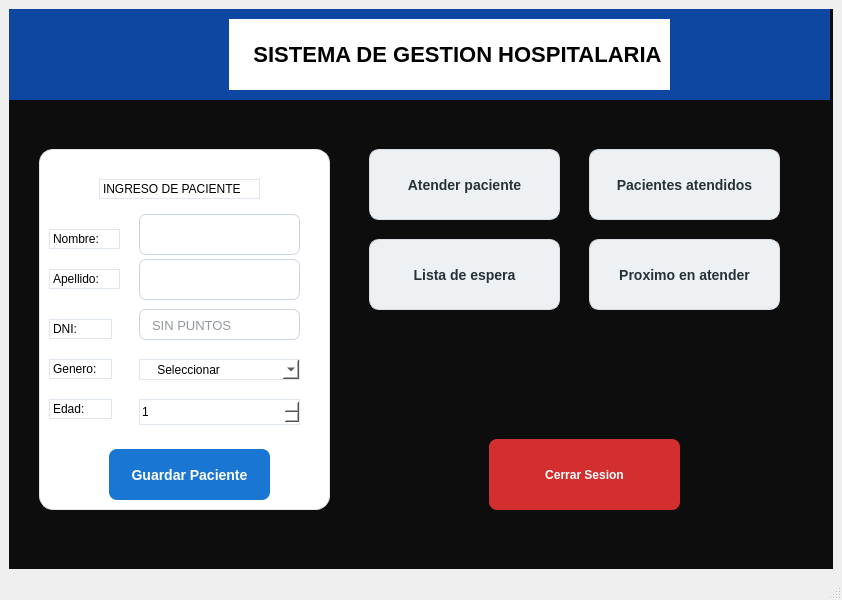
<?xml version="1.0" encoding="UTF-8"?>
<ui version="4.0">
 <class>MainWindow</class>
 <widget class="QMainWindow" name="MainWindow">
  <property name="geometry">
   <rect>
    <x>0</x>
    <y>0</y>
    <width>842</width>
    <height>600</height>
   </rect>
  </property>
  <property name="windowTitle">
   <string>MainWindow</string>
  </property>
  <widget class="QWidget" name="centralwidget">
   <layout class="QGridLayout" name="gridLayout">
    <item row="0" column="0">
     <widget class="QStackedWidget" name="stackedWidget">
      <property name="styleSheet">
       <string notr="true">background-color: #0D0D0D</string>
      </property>
      <property name="currentIndex">
       <number>1</number>
      </property>
      <widget class="QWidget" name="page_0">
       <widget class="QLabel" name="labelINICIARSESION">
        <property name="geometry">
         <rect>
          <x>250</x>
          <y>150</y>
          <width>321</width>
          <height>51</height>
         </rect>
        </property>
        <property name="styleSheet">
         <string notr="true">font-size: 28px;
font-weight: bold;
color: white;
background-color: #172238;
padding: 10px;
border-radius: 8px;</string>
        </property>
        <property name="text">
         <string>     INICIAR SESION</string>
        </property>
       </widget>
       <widget class="QLineEdit" name="lineEditUsuario">
        <property name="geometry">
         <rect>
          <x>360</x>
          <y>240</y>
          <width>211</width>
          <height>31</height>
         </rect>
        </property>
       </widget>
       <widget class="QLineEdit" name="lineEditContrasena">
        <property name="geometry">
         <rect>
          <x>360</x>
          <y>300</y>
          <width>211</width>
          <height>31</height>
         </rect>
        </property>
        <property name="accessibleDescription">
         <string/>
        </property>
        <property name="echoMode">
         <enum>QLineEdit::EchoMode::Password</enum>
        </property>
       </widget>
       <widget class="QLabel" name="label_9">
        <property name="geometry">
         <rect>
          <x>250</x>
          <y>240</y>
          <width>71</width>
          <height>31</height>
         </rect>
        </property>
        <property name="styleSheet">
         <string notr="true">background-color: #AEB7C4</string>
        </property>
        <property name="text">
         <string> Usuario:</string>
        </property>
       </widget>
       <widget class="QLabel" name="label_10">
        <property name="geometry">
         <rect>
          <x>250</x>
          <y>300</y>
          <width>91</width>
          <height>31</height>
         </rect>
        </property>
        <property name="styleSheet">
         <string notr="true">background-color: #AEB7C4</string>
        </property>
        <property name="text">
         <string> Contraseña:</string>
        </property>
       </widget>
       <widget class="QPushButton" name="pushButton_Ingresar">
        <property name="geometry">
         <rect>
          <x>340</x>
          <y>370</y>
          <width>131</width>
          <height>51</height>
         </rect>
        </property>
        <property name="styleSheet">
         <string notr="true">QPushButton {
    background-color: #EEF1F4;
    color: #263238;
    border: 1px solid #D8DEE4;
    border-radius: 10px;
    padding: 12px 18px;
    font-size: 14px;
    font-weight: bold;
}

QPushButton:hover {
    background-color: #E1E6EB;
    border: 1px solid #B8C2CC;
}

QPushButton:pressed {
    background-color: #D5DCE2;
}</string>
        </property>
        <property name="text">
         <string>Ingresar</string>
        </property>
       </widget>
       <widget class="QLabel" name="label">
        <property name="geometry">
         <rect>
          <x>340</x>
          <y>30</y>
          <width>131</width>
          <height>91</height>
         </rect>
        </property>
        <property name="locale">
         <locale language="Swedish" country="Sweden"/>
        </property>
        <property name="text">
         <string/>
        </property>
        <property name="pixmap">
         <pixmap>../4639248.png</pixmap>
        </property>
        <property name="scaledContents">
         <bool>true</bool>
        </property>
       </widget>
      </widget>
      <widget class="QWidget" name="page_1">
       <widget class="QPushButton" name="pushButtonListaDeEspera">
        <property name="geometry">
         <rect>
          <x>360</x>
          <y>230</y>
          <width>191</width>
          <height>71</height>
         </rect>
        </property>
        <property name="styleSheet">
         <string notr="true">QPushButton {
    background-color: #EEF1F4;
    color: #263238;
    border: 1px solid #D8DEE4;
    border-radius: 10px;
    padding: 12px 18px;
    font-size: 14px;
    font-weight: bold;
}

QPushButton:hover {
    background-color: #E1E6EB;
    border: 1px solid #B8C2CC;
}

QPushButton:pressed {
    background-color: #D5DCE2;
}</string>
        </property>
        <property name="text">
         <string>Lista de espera</string>
        </property>
       </widget>
       <widget class="QPushButton" name="pushButtonProximoEnAtender">
        <property name="geometry">
         <rect>
          <x>580</x>
          <y>230</y>
          <width>191</width>
          <height>71</height>
         </rect>
        </property>
        <property name="styleSheet">
         <string notr="true">QPushButton {
    background-color: #EEF1F4;
    color: #263238;
    border: 1px solid #D8DEE4;
    border-radius: 10px;
    padding: 12px 18px;
    font-size: 14px;
    font-weight: bold;
}

QPushButton:hover {
    background-color: #E1E6EB;
    border: 1px solid #B8C2CC;
}

QPushButton:pressed {
    background-color: #D5DCE2;
}</string>
        </property>
        <property name="text">
         <string>Proximo en atender</string>
        </property>
       </widget>
       <widget class="QPushButton" name="pushButtonAtenderPaciente">
        <property name="geometry">
         <rect>
          <x>360</x>
          <y>140</y>
          <width>191</width>
          <height>71</height>
         </rect>
        </property>
        <property name="styleSheet">
         <string notr="true">QPushButton {
    background-color: #EEF1F4;
    color: #263238;
    border: 1px solid #D8DEE4;
    border-radius: 10px;
    padding: 12px 18px;
    font-size: 14px;
    font-weight: bold;
}

QPushButton:hover {
    background-color: #E1E6EB;
    border: 1px solid #B8C2CC;
}

QPushButton:pressed {
    background-color: #D5DCE2;
}</string>
        </property>
        <property name="text">
         <string>Atender paciente</string>
        </property>
       </widget>
       <widget class="QPushButton" name="pushButtonPacientesAtendidos">
        <property name="geometry">
         <rect>
          <x>580</x>
          <y>140</y>
          <width>191</width>
          <height>71</height>
         </rect>
        </property>
        <property name="styleSheet">
         <string notr="true">QPushButton {
    background-color: #EEF1F4;
    color: #263238;
    border: 1px solid #D8DEE4;
    border-radius: 10px;
    padding: 12px 18px;
    font-size: 14px;
    font-weight: bold;
}

QPushButton:hover {
    background-color: #E1E6EB;
    border: 1px solid #B8C2CC;
}

QPushButton:pressed {
    background-color: #D5DCE2;
}</string>
        </property>
        <property name="text">
         <string>Pacientes atendidos</string>
        </property>
       </widget>
       <widget class="QPushButton" name="pushButton_Salir">
        <property name="geometry">
         <rect>
          <x>480</x>
          <y>430</y>
          <width>191</width>
          <height>71</height>
         </rect>
        </property>
        <property name="styleSheet">
         <string notr="true">QPushButton {
    background-color: #D32F2F;
    color: white;
    border: none;
    border-radius: 8px;
    padding: 10px 20px;
    font-weight: bold;
}

QPushButton:hover {
    background-color: #B71C1C;
}</string>
        </property>
        <property name="text">
         <string>Cerrar Sesion</string>
        </property>
       </widget>
       <widget class="QFrame" name="frame">
        <property name="geometry">
         <rect>
          <x>0</x>
          <y>0</y>
          <width>821</width>
          <height>91</height>
         </rect>
        </property>
        <property name="styleSheet">
         <string notr="true">background-color: #0D47A1;
border: none;</string>
        </property>
        <property name="frameShape">
         <enum>QFrame::Shape::StyledPanel</enum>
        </property>
        <property name="frameShadow">
         <enum>QFrame::Shadow::Raised</enum>
        </property>
        <widget class="QLabel" name="labelTITULO">
         <property name="geometry">
          <rect>
           <x>220</x>
           <y>10</y>
           <width>441</width>
           <height>71</height>
          </rect>
         </property>
         <property name="autoFillBackground">
          <bool>false</bool>
         </property>
         <property name="styleSheet">
          <string notr="true">background-color: white;
font-size: 22px;
font-weight: bold;
</string>
         </property>
         <property name="text">
          <string>    SISTEMA DE GESTION HOSPITALARIA</string>
         </property>
        </widget>
        <widget class="QLabel" name="labelCRUZ">
         <property name="geometry">
          <rect>
           <x>0</x>
           <y>0</y>
           <width>101</width>
           <height>91</height>
          </rect>
         </property>
         <property name="text">
          <string/>
         </property>
         <property name="pixmap">
          <pixmap>../OIP (2).webp</pixmap>
         </property>
         <property name="scaledContents">
          <bool>true</bool>
         </property>
        </widget>
       </widget>
       <widget class="QWidget" name="widgetDATOS" native="true">
        <property name="geometry">
         <rect>
          <x>30</x>
          <y>140</y>
          <width>291</width>
          <height>361</height>
         </rect>
        </property>
        <property name="styleSheet">
         <string notr="true">background-color: #FFFFFF;
border: 1px solid #E0E6ED;
border-radius: 14px;</string>
        </property>
        <widget class="QLabel" name="labelIngresoDePacientes">
         <property name="geometry">
          <rect>
           <x>60</x>
           <y>30</y>
           <width>161</width>
           <height>20</height>
          </rect>
         </property>
         <property name="text">
          <string>INGRESO DE PACIENTE</string>
         </property>
        </widget>
        <widget class="QLineEdit" name="lineEditNombre">
         <property name="geometry">
          <rect>
           <x>100</x>
           <y>65</y>
           <width>161</width>
           <height>41</height>
          </rect>
         </property>
         <property name="styleSheet">
          <string notr="true">QLineEdit {
    background-color: #FFFFFF;
    border: 1px solid #CBD5E1;
    border-radius: 7px;
    padding: 8px 10px;
    color: #263238;
    font-size: 13px;
}

QLineEdit:focus {
    border: 2px solid #1976D2;
}</string>
         </property>
        </widget>
        <widget class="QLineEdit" name="lineEditApellido">
         <property name="geometry">
          <rect>
           <x>100</x>
           <y>110</y>
           <width>161</width>
           <height>41</height>
          </rect>
         </property>
         <property name="styleSheet">
          <string notr="true">QLineEdit {
    background-color: #FFFFFF;
    border: 1px solid #CBD5E1;
    border-radius: 7px;
    padding: 8px 10px;
    color: #263238;
    font-size: 13px;
}

QLineEdit:focus {
    border: 2px solid #1976D2;
}</string>
         </property>
        </widget>
        <widget class="QLabel" name="label_2">
         <property name="geometry">
          <rect>
           <x>10</x>
           <y>80</y>
           <width>71</width>
           <height>20</height>
          </rect>
         </property>
         <property name="text">
          <string>Nombre:</string>
         </property>
        </widget>
        <widget class="QLabel" name="label_3">
         <property name="geometry">
          <rect>
           <x>10</x>
           <y>120</y>
           <width>71</width>
           <height>20</height>
          </rect>
         </property>
         <property name="text">
          <string>Apellido:</string>
         </property>
        </widget>
        <widget class="QLabel" name="label_4">
         <property name="geometry">
          <rect>
           <x>10</x>
           <y>170</y>
           <width>63</width>
           <height>20</height>
          </rect>
         </property>
         <property name="text">
          <string>DNI:</string>
         </property>
        </widget>
        <widget class="QLabel" name="label_5">
         <property name="geometry">
          <rect>
           <x>10</x>
           <y>210</y>
           <width>63</width>
           <height>20</height>
          </rect>
         </property>
         <property name="text">
          <string>Genero:</string>
         </property>
        </widget>
        <widget class="QPushButton" name="pushButtonGuardarPaciente">
         <property name="geometry">
          <rect>
           <x>70</x>
           <y>300</y>
           <width>161</width>
           <height>51</height>
          </rect>
         </property>
         <property name="styleSheet">
          <string notr="true">QPushButton {
    background-color: #1976D2;
    color: white;
    border: none;
    border-radius: 8px;
    padding: 10px 20px;
    font-size: 14px;
    font-weight: bold;
}

QPushButton:hover {
    background-color: #1565C0;
}

QPushButton:pressed {
    background-color: #0D47A1;
}</string>
         </property>
         <property name="text">
          <string>Guardar Paciente</string>
         </property>
        </widget>
        <widget class="QLineEdit" name="lineEditDni">
         <property name="geometry">
          <rect>
           <x>100</x>
           <y>160</y>
           <width>161</width>
           <height>31</height>
          </rect>
         </property>
         <property name="styleSheet">
          <string notr="true">QLineEdit {
    background-color: #FFFFFF;
    border: 1px solid #CBD5E1;
    border-radius: 7px;
    padding: 8px 10px;
    color: #263238;
    font-size: 13px;
}

QLineEdit:focus {
    border: 2px solid #1976D2;
}</string>
         </property>
         <property name="placeholderText">
          <string>SIN PUNTOS</string>
         </property>
        </widget>
        <widget class="QComboBox" name="comboBoxGenero">
         <property name="geometry">
          <rect>
           <x>100</x>
           <y>210</y>
           <width>161</width>
           <height>21</height>
          </rect>
         </property>
         <property name="editable">
          <bool>false</bool>
         </property>
         <item>
          <property name="text">
           <string>    Seleccionar</string>
          </property>
         </item>
         <item>
          <property name="text">
           <string>MASCULINO</string>
          </property>
         </item>
         <item>
          <property name="text">
           <string>FEMENINO</string>
          </property>
         </item>
         <item>
          <property name="text">
           <string>OTRO</string>
          </property>
         </item>
         <item>
          <property name="text">
           <string/>
          </property>
         </item>
        </widget>
        <widget class="QLabel" name="label_11">
         <property name="geometry">
          <rect>
           <x>10</x>
           <y>250</y>
           <width>63</width>
           <height>20</height>
          </rect>
         </property>
         <property name="text">
          <string>Edad:</string>
         </property>
        </widget>
        <widget class="QSpinBox" name="spinBoxEdad">
         <property name="geometry">
          <rect>
           <x>100</x>
           <y>250</y>
           <width>161</width>
           <height>26</height>
          </rect>
         </property>
         <property name="minimum">
          <number>1</number>
         </property>
        </widget>
       </widget>
       <widget class="QLabel" name="labelENFERMERO">
        <property name="geometry">
         <rect>
          <x>500</x>
          <y>320</y>
          <width>131</width>
          <height>91</height>
         </rect>
        </property>
        <property name="text">
         <string/>
        </property>
        <property name="pixmap">
         <pixmap>../../OneDrive/Archivos de Microsoft Copilot Chat/TP PROGRAMACION 2/png-transparent-nurse-care-illustration.png</pixmap>
        </property>
        <property name="scaledContents">
         <bool>true</bool>
        </property>
       </widget>
      </widget>
     </widget>
    </item>
   </layout>
  </widget>
  <widget class="QMenuBar" name="menubar">
   <property name="geometry">
    <rect>
     <x>0</x>
     <y>0</y>
     <width>842</width>
     <height>26</height>
    </rect>
   </property>
  </widget>
  <widget class="QStatusBar" name="statusbar"/>
 </widget>
 <resources/>
 <connections/>
</ui>
